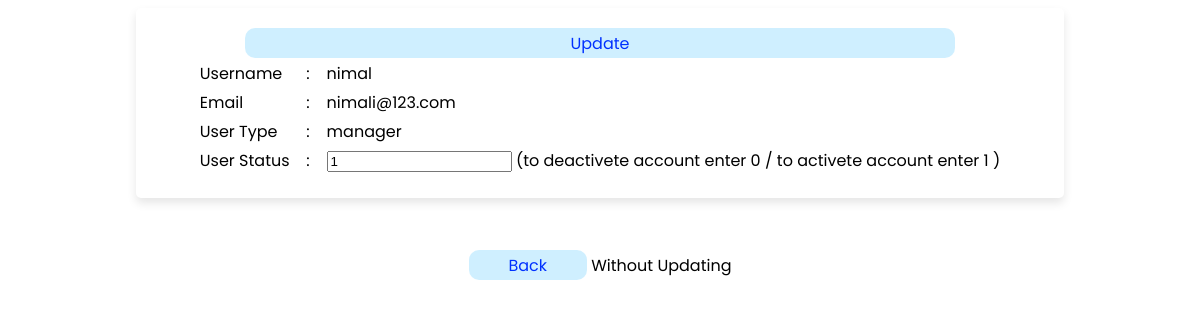
The page /c_manager_edit.php?id=2 on the database its author committed.
### tables this page shows
CREATE TABLE `user_tbl` (
  `id` int(11) NOT NULL,
  `username` varchar(255) NOT NULL,
  `email` varchar(255) NOT NULL,
  `pass` varchar(255) NOT NULL,
  `user_type` varchar(255) NOT NULL,
  `user_status` int(1) NOT NULL,
  `time` timestamp NOT NULL DEFAULT current_timestamp() ON UPDATE current_timestamp()
);

### c_manager_edit.php (the view, shortened to what this page needs)
<?php
    include ("config.php");
    if (isset($_GET['id'])) {
        $id = $_GET['id'];
        $sql1 = "SELECT * FROM user_tbl WHERE id='$id'";
        $result = mysqli_query($con, $sql1);
        while($row = mysqli_fetch_assoc($result)){
            $username = $row['username'];
            $email = $row['email'];
            $user_type = $row['user_type'];
            $user_status_new = $row['user_status'];
        }
    }
?>
<!DOCTYPE html>
<html lang="en">
<head>
</head>
<body>
<center>
                <form action="" method="POST">
                <table border="0">
                    <tr>
                        <td>
                            Username
                        </td>
                        <td>&nbsp&nbsp : &nbsp&nbsp</td>
                        <td>
                            <?php echo $username; ?>
                        </td>
                    </tr>
                    <tr>
                        <td>
                            Email
                        </td>
                        <td>&nbsp&nbsp : &nbsp&nbsp</td>
                        <td>
                            <?php echo $email; ?>
                        </td>
                    </tr>
                    <tr>
                        <td>
                            User Type
                        </td>
                        <td>&nbsp&nbsp : &nbsp&nbsp</td>
                        <td>
                            <?php echo $user_type; ?>
                        </td>
                    </tr>
                    <tr>
                        <td>
                            User Status
                        </td>
                        <td>&nbsp&nbsp : &nbsp&nbsp</td>
                        <td>
                            <input type="text" name="user_status" value="<?php echo $user_status_new; ?>">
                            (to deactivete account enter 0 / to activete account enter 1  )
                        </td>
                    </tr>
                    <tr>
                        <input type="submit" value="Update" name="update" class="update">
                    </tr>
                </table>
            </form>
            <br><br>
            <p> <a href="c_employee.php"><button class="back">Back</button></a> Without Updating </p>
</body>
</html>

### c_manager_edit.php (style rules this page uses)
form { padding: 20px; border-radius: 5px; box-shadow: 0 5px 10px rgba(0, 0, 0, .1); background: #fff; width: 75%; font-family: 'Poppins', sans-serif; }
.update { background: rgba(0, 172, 255, 0.19); color: rgba(0, 49, 255, 1); width: 80%; height: 30px; border: none; border-radius: 10px; font-size: 100%; font-family: 'Poppins', sans-serif; }
.back { background: rgba(0, 172, 255, 0.19); color: rgba(0, 49, 255, 1); width: 10%; height: 30px; border: none; border-radius: 10px; font-size: 100%; font-family: 'Poppins', sans-serif; }
p { font-size: 100%; font-family: 'Poppins', sans-serif; }

### rows shown on the page
user_tbl: username "nimal", email "nimali@123.com", user_type "manager", user_status "1"
